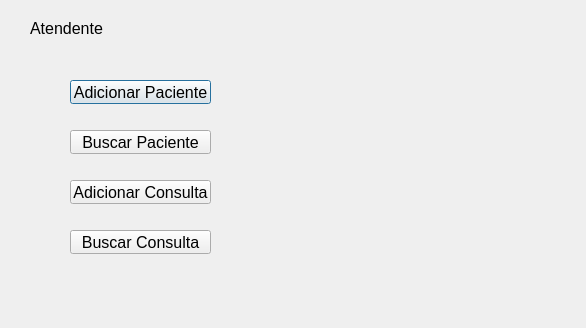
<?xml version="1.0" encoding="UTF-8"?>
<ui version="4.0">
 <class>JanelaAtendente</class>
 <widget class="QDialog" name="JanelaAtendente">
  <property name="geometry">
   <rect>
    <x>0</x>
    <y>0</y>
    <width>586</width>
    <height>328</height>
   </rect>
  </property>
  <property name="windowTitle">
   <string>Dialog</string>
  </property>
  <widget class="QLabel" name="laAtendente">
   <property name="geometry">
    <rect>
     <x>30</x>
     <y>20</y>
     <width>221</width>
     <height>16</height>
    </rect>
   </property>
   <property name="font">
    <font>
     <pointsize>12</pointsize>
    </font>
   </property>
   <property name="text">
    <string>Atendente</string>
   </property>
  </widget>
  <widget class="QPushButton" name="btAddPaciente">
   <property name="geometry">
    <rect>
     <x>70</x>
     <y>80</y>
     <width>141</width>
     <height>24</height>
    </rect>
   </property>
   <property name="font">
    <font>
     <pointsize>12</pointsize>
    </font>
   </property>
   <property name="text">
    <string>Adicionar Paciente</string>
   </property>
  </widget>
  <widget class="QPushButton" name="btModPaciente">
   <property name="geometry">
    <rect>
     <x>70</x>
     <y>130</y>
     <width>141</width>
     <height>24</height>
    </rect>
   </property>
   <property name="font">
    <font>
     <pointsize>12</pointsize>
    </font>
   </property>
   <property name="text">
    <string>Buscar Paciente</string>
   </property>
  </widget>
  <widget class="QPushButton" name="btAddConsulta">
   <property name="geometry">
    <rect>
     <x>70</x>
     <y>180</y>
     <width>141</width>
     <height>24</height>
    </rect>
   </property>
   <property name="font">
    <font>
     <pointsize>12</pointsize>
    </font>
   </property>
   <property name="text">
    <string>Adicionar Consulta</string>
   </property>
  </widget>
  <widget class="QPushButton" name="pushButton">
   <property name="geometry">
    <rect>
     <x>70</x>
     <y>230</y>
     <width>141</width>
     <height>24</height>
    </rect>
   </property>
   <property name="font">
    <font>
     <pointsize>12</pointsize>
    </font>
   </property>
   <property name="text">
    <string>Buscar Consulta</string>
   </property>
  </widget>
 </widget>
 <resources/>
 <connections/>
</ui>
